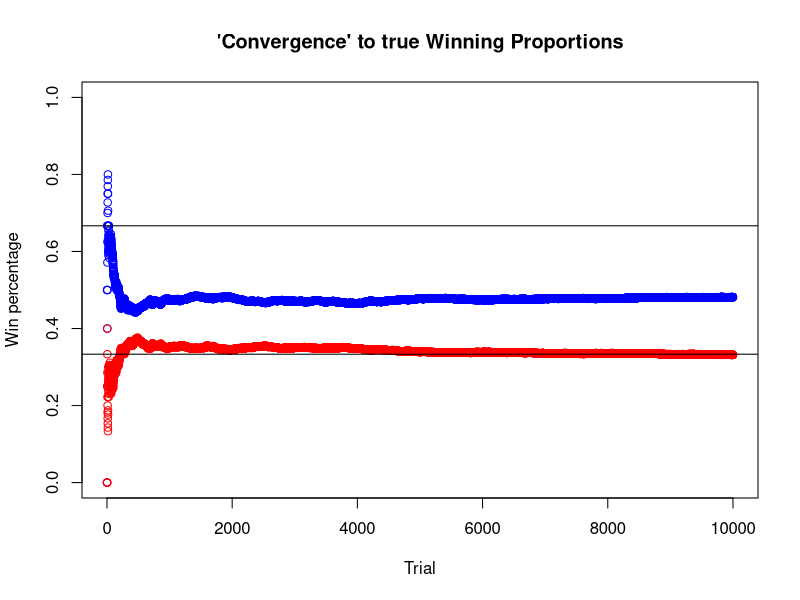

Write R code to recreate this figure.
# number of simulations
N <- 10000
# number of doors
ND <- 3
# number of doors to be revealed
NR <- 1

# randomly select the doors with a car
prize <- sample(1:ND,N,replace=TRUE)

# randomly select a player's choice
stay <- sample(1:ND,N,replace=TRUE)

#init
reveal <- rep(0, N)
change <- rep(0, N)

for (i in 1:N) {
  x <- c(1:ND)[-c(prize[i],stay[i])]
  rev_tmp <- sample(x, size=NR)
  if (NR < ND-2) {
    change[i] <- sample(c(1:ND)[-c(rev_tmp,stay[i])], size=1)
  } else if (NR == ND-2) {
    reveal[i] <- x[sample.int(length(x), size=1)]
    change[i] <- c(1:ND)[-c(rev_tmp,stay[i])]
  }
  
}

stay_win <- ifelse(stay==prize,1,0)
change_win <- ifelse(change==prize,1,0)


change_perc <- mean(change_win)
stay_perc <- mean(stay_win)

stay_theor <- 1/ND
change_theor <- (ND-1)/ND/(ND-NR-1)

d1 <- "\n Monty Hall Problem Simulation\n\n\"Don't Switch\"\n"
d2 <- "\n                           Wins = "
d3 <- "\n               Number of trials = "
d4 <- "\n    Observed winning proportion = "
d5 <- "\n Theoretical Winning Proportion = "
d6 <- "\n\n\"Switch to Other Door\"\n"

cat(d1,d2, sum(stay_win),d3,N,d4, stay_perc, d5, stay_theor,
    d6,d2, sum(change_win), d3, N, d4, change_perc, d5, change_theor)

plot.new()
plot(cumsum(change_win)/c(1:N), main ="'Convergence' to true Winning Proportions",
     xlab = "Trial", ylab = "Win percentage", ylim = c(0,1), col ="blue")
abline(h=change_theor)
points(cumsum(stay_win)/c(1:N), type="p", col="red")
abline(h=stay_theor)